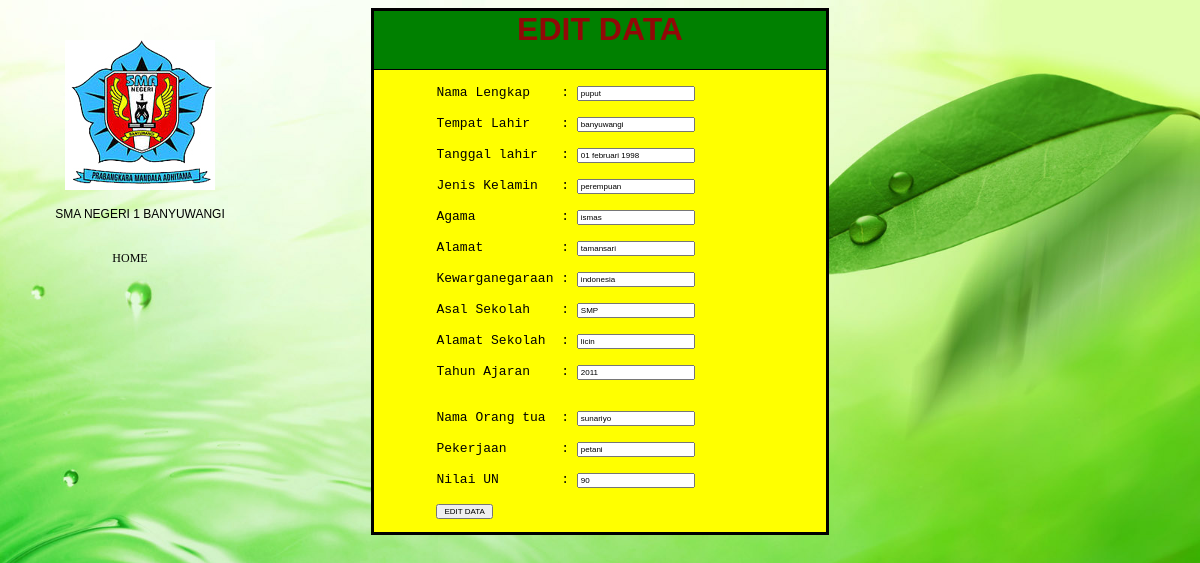
The page /index.php?page=admin&edit=22 (signed in) on the database its author committed.
### tables this page shows
CREATE TABLE IF NOT EXISTS `tbl_pendaftaran` (
`id_pendaftar` int(255) NOT NULL,
  `nama` varchar(25) NOT NULL,
  `Tempat_lahir` varchar(100) NOT NULL,
  `Tanggal_lhir` varchar(100) NOT NULL,
  `jenis_kelamin` varchar(10) NOT NULL,
  `agama` varchar(25) NOT NULL,
  `alamat` varchar(50) NOT NULL,
  `kewarganegaraan` varchar(50) NOT NULL,
  `asalsekolah` varchar(50) NOT NULL,
  `alamatsekolah` varchar(50) NOT NULL,
  `tahun_ajaran` varchar(50) NOT NULL,
  `orangtua` varchar(50) NOT NULL,
  `pekerjaan` varchar(50) NOT NULL
);

CREATE TABLE IF NOT EXISTS `tbl_nilai` (
`id_pendaftar` int(255) NOT NULL,
  `skhun` int(11) NOT NULL
);

### index.php (called while the page is built, shortened)
<?php
$hostDB     = "localhost";
$usernameDB = "root";
$passwordDB = "";
$namaDB     = "coba1";
$con = mysqli_connect($hostDB,$usernameDB,$passwordDB,$namaDB);
include("MODELS/database.php");
$database = new database;
include("CONTROLLERS/controllers.php");
?>

### MODELS/database.php (called while the page is built, shortened)
<?php
class database{
	function detailData($con,$kode)
	{
		$q = mysqli_query($con,"SELECT * FROM tbl_pendaftaran
		JOIN tbl_nilai ON
		tbl_nilai.id_pendaftar = tbl_pendaftaran.id_pendaftar
		WHERE tbl_pendaftaran.id_pendaftar = '$kode'
		ORDER BY tbl_pendaftaran.id_pendaftar DESC;");
		$data = mysqli_fetch_array($q);
		return $data;
	}
}
?>

### VIEWS/admin.php (the view, shortened to what this page needs)
<?php
if(!empty($_GET["edit"]))
{
	$kode = $_GET["edit"];
	$data = $database -> detailData($con,$kode);
?>
<html>
<head>
</head>
		<link href="CSS/css.css" rel="stylesheet" type="text/css">
<body>
	<div id="kiri">
		<center>
			<img src="gambar/logo.jpg">
			<font color="black"><br>
			<br>SMA NEGERI 1 BANYUWANGI</br>
		</center>
		<div class="menu-wrap">
		<ul>
			<li><a href="index.php?page=admin">Home</a></li>
		</ul>
	</div>
	</div>
	<form action="#" method="POST">
<table  width="452" border="0" align="center"  cellpadding="0" cellspacing="1"  bgcolor="#000" style="padding: 2px">
        <tr>
            <td  height="40" align="center"  bgcolor="green"><font  color="black">
            <b><h1>EDIT DATA</h1></b></font></td>
        </tr>
        <tr>
           <td  bgcolor="yellow"><table width="452"  border="0" align="center" cellpadding="5"  cellspacing="0">
        </tr>
		<tr>
<pre>
	Nama Lengkap 	: <input type="text" value="<?php echo $data["nama"]; ?>" name="nama"><br>
	Tempat Lahir 	: <input type="text" value="<?php echo $data["Tempat_lahir"]; ?>" name="tempat"><br>
	Tanggal lahir 	: <input type="text" value="<?php echo $data["Tanggal_lhir"]; ?>" name="tanggal"><br>
	Jenis Kelamin 	: <input type="text" value="<?php echo $data["jenis_kelamin"]; ?>" name="kelamin"><br>
	Agama 		: <input type="text" value="<?php echo $data["agama"]; ?>" name="agama"><br>
	Alamat 		: <input type="text" value="<?php echo $data["alamat"]; ?>" name="alamat"><br>
	Kewarganegaraan : <input type="text" value="<?php echo $data["kewarganegaraan"]; ?>" name="warga"><br>
	Asal Sekolah 	: <input type="text" value="<?php echo $data["asalsekolah"]; ?>" name="asalse"><br>
	Alamat Sekolah 	: <input type="text" value="<?php echo $data["alamatsekolah"]; ?>" name="alamatse"><br>
	Tahun Ajaran 	: <input type="text" value="<?php echo $data["tahun_ajaran"]; ?>" name="ajaran"><br>
	Nama Orang tua 	: <input type="text" value="<?php echo $data["orangtua"]; ?>" name="ayah"><br>
	Pekerjaan 	: <input type="text" value="<?php echo $data["pekerjaan"]; ?>" name="kerja"><br>
	Nilai UN 	: <input type="text" value="<?php echo $data["skhun"]; ?>" name="nilai"><br>
	<input type="submit" name="edit" value="EDIT DATA">
</pre>
</form>
<?php
}
?>
</body>
</html>

### CSS/css.css (style rules this page uses)
body ,input { font-family:"Kristen ITC"; font-size: 6pt; }
.menu-wrap { height:50px; line-height:50px; width:100%; float:center; margin-right: 10px; }
.menu-wrap ul { list-style:none; }
.menu-wrap ul li a { float:left; width:100px; display:block; text-align:center; color:black; text-decoration:none; text-transform:uppercase; font-family:Kristen ITC; }
#kiri { position: fixed; top: 40px; left: 40px; width: 200px; }
#kiri { font-size: 12px; }
h1 { font-family: Kristen ITC; color: #930808; font-size: 24pt; }

### VIEWS/admin.php (style rules this page uses)
body { background-image:url(gambar/k.jpg); background-size:cover }
h1 { font-family:arial; text-align:center; }
body { color:black; font-family:arial; }
input { color:black; font-family:arial; }

### rows shown on the page
tbl_pendaftaran: nama "puput", tempat "banyuwangi", tanggal "01 februari 1998", kelamin "perempuan", agama "ismas", alamat "tamansari", warga "indonesia", asalse "SMP", alamatse "licin", ajaran "2011", ayah "sunariyo", kerja "petani", nilai "90"
